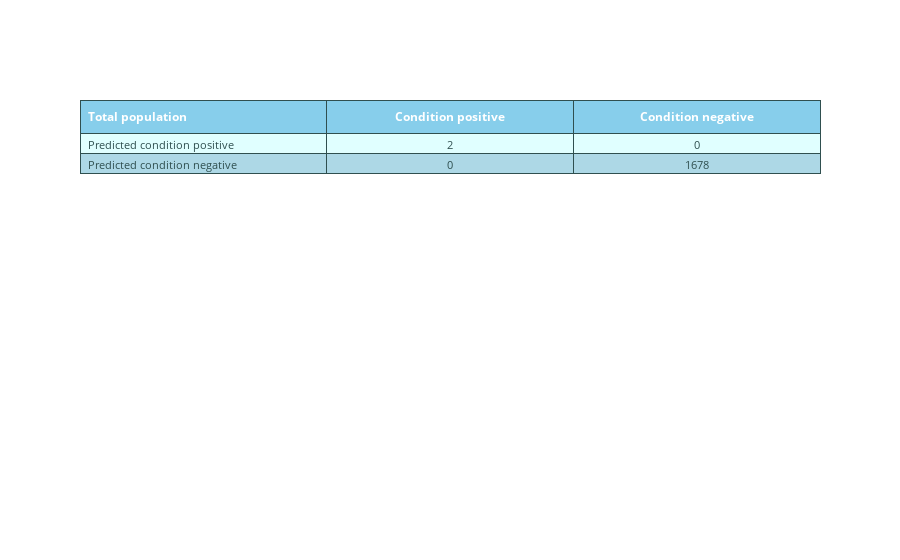
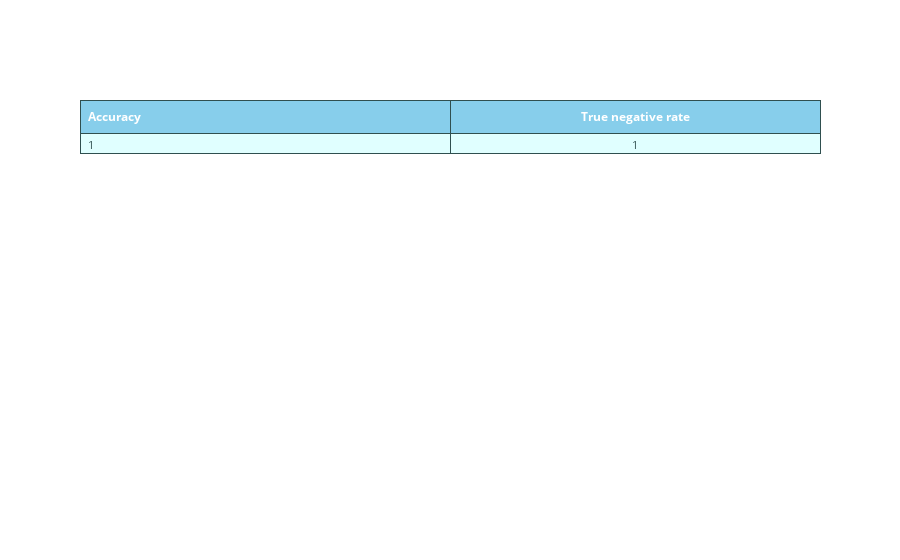

Notebook cell for these charts, in order:
### Code cell
df_TS5 = pd.read_csv("data_sets/A3Benchmark-TS5.csv", sep=r'\s*,\s*', header=0, encoding='ascii', engine='python')
search_anomalies(df_TS5)

### Figure 1 — Plotly figure (JSON) as saved in the notebook; plotly's stock layout.template omitted (floating-point values rounded to 4 significant figures)
{"data": [{"cells": {"align": ["left", "center"], "fill": {"color": [["lightcyan", "lightblue", "lightcyan", "lightblue", "lightcyan", "lightcyan", "lightblue", "lightcyan", "lightblue", "lightcyan", "lightcyan", "lightblue", "lightcyan", "lightblue", "lightcyan", "lightcyan", "lightblue", "lightcyan", "lightblue", "lightcyan", "lightcyan", "lightblue", "lightcyan", "lightblue", "lightcyan"]]}, "font": {"color": "darkslategray", "size": 11}, "line": {"color": "darkslategray"}, "values": [["Predicted condition positive", "Predicted condition negative"], [2, 0], [0, 1678]]}, "header": {"align": ["left", "center"], "fill": {"color": "skyblue"}, "font": {"color": "white", "size": 12}, "line": {"color": "darkslategray"}, "values": ["<b>Total population</b>", "<b>Condition positive</b>", "<b>Condition negative</b>"]}, "type": "table"}], "layout": {}}

### Figure 2 — Plotly figure (JSON) as saved in the notebook; plotly's stock layout.template omitted (floating-point values rounded to 4 significant figures)
{"data": [{"cells": {"align": ["left", "center"], "fill": {"color": [["lightcyan", "lightblue", "lightcyan", "lightblue", "lightcyan", "lightcyan", "lightblue", "lightcyan", "lightblue", "lightcyan", "lightcyan", "lightblue", "lightcyan", "lightblue", "lightcyan", "lightcyan", "lightblue", "lightcyan", "lightblue", "lightcyan", "lightcyan", "lightblue", "lightcyan", "lightblue", "lightcyan"]]}, "font": {"color": "darkslategray", "size": 11}, "line": {"color": "darkslategray"}, "values": [[1], [1]]}, "header": {"align": ["left", "center"], "fill": {"color": "skyblue"}, "font": {"color": "white", "size": 12}, "line": {"color": "darkslategray"}, "values": ["<b>Accuracy</b>", "<b>True negative rate</b>"]}, "type": "table"}], "layout": {}}
